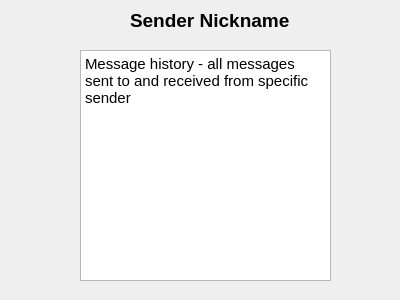
<?xml version="1.0" encoding="UTF-8"?>
<ui version="4.0">
 <class>Form</class>
 <widget class="QWidget" name="Form">
  <property name="geometry">
   <rect>
    <x>0</x>
    <y>0</y>
    <width>400</width>
    <height>300</height>
   </rect>
  </property>
  <property name="windowTitle">
   <string>Form</string>
  </property>
  <widget class="QLabel" name="SenderName_title_label">
   <property name="geometry">
    <rect>
     <x>130</x>
     <y>0</y>
     <width>161</width>
     <height>41</height>
    </rect>
   </property>
   <property name="font">
    <font>
     <pointsize>14</pointsize>
     <weight>75</weight>
     <bold>true</bold>
    </font>
   </property>
   <property name="text">
    <string>Sender Nickname</string>
   </property>
  </widget>
  <widget class="QTextBrowser" name="messages_browser">
   <property name="geometry">
    <rect>
     <x>80</x>
     <y>50</y>
     <width>251</width>
     <height>231</height>
    </rect>
   </property>
   <property name="font">
    <font>
     <weight>75</weight>
     <bold>true</bold>
    </font>
   </property>
   <property name="html">
    <string>&lt;!DOCTYPE HTML PUBLIC &quot;-//W3C//DTD HTML 4.0//EN&quot; &quot;http://www.w3.org/TR/REC-html40/strict.dtd&quot;&gt;
&lt;html&gt;&lt;head&gt;&lt;meta name=&quot;qrichtext&quot; content=&quot;1&quot; /&gt;&lt;style type=&quot;text/css&quot;&gt;
p, li { white-space: pre-wrap; }
&lt;/style&gt;&lt;/head&gt;&lt;body style=&quot; font-family:'Ubuntu'; font-size:11pt; font-weight:600; font-style:normal;&quot;&gt;
&lt;p style=&quot; margin-top:0px; margin-bottom:0px; margin-left:0px; margin-right:0px; -qt-block-indent:0; text-indent:0px;&quot;&gt;&lt;span style=&quot; font-weight:400;&quot;&gt;Message history - all messages sent to and received from specific sender&lt;/span&gt;&lt;/p&gt;&lt;/body&gt;&lt;/html&gt;</string>
   </property>
  </widget>
 </widget>
 <resources/>
 <connections/>
</ui>
